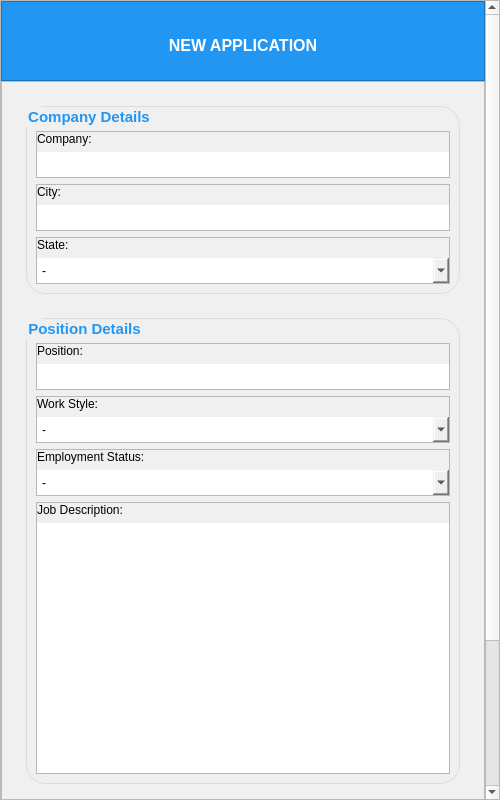
<?xml version="1.0" encoding="UTF-8"?>
<ui version="4.0">
 <class>Dialog</class>
 <widget class="QDialog" name="Dialog">
  <property name="geometry">
   <rect>
    <x>0</x>
    <y>0</y>
    <width>500</width>
    <height>800</height>
   </rect>
  </property>
  <property name="minimumSize">
   <size>
    <width>500</width>
    <height>400</height>
   </size>
  </property>
  <property name="maximumSize">
   <size>
    <width>500</width>
    <height>800</height>
   </size>
  </property>
  <property name="windowTitle">
   <string>Dialog</string>
  </property>
  <layout class="QVBoxLayout" name="verticalLayout_19">
   <property name="spacing">
    <number>0</number>
   </property>
   <property name="leftMargin">
    <number>0</number>
   </property>
   <property name="topMargin">
    <number>0</number>
   </property>
   <property name="rightMargin">
    <number>0</number>
   </property>
   <property name="bottomMargin">
    <number>0</number>
   </property>
   <item>
    <widget class="QScrollArea" name="scrollArea">
     <property name="styleSheet">
      <string notr="true"/>
     </property>
     <property name="widgetResizable">
      <bool>true</bool>
     </property>
     <widget class="QWidget" name="scrollAreaWidgetContents">
      <property name="geometry">
       <rect>
        <x>0</x>
        <y>-177</y>
        <width>481</width>
        <height>975</height>
       </rect>
      </property>
      <layout class="QVBoxLayout" name="verticalLayout_22">
       <property name="spacing">
        <number>0</number>
       </property>
       <property name="leftMargin">
        <number>0</number>
       </property>
       <property name="topMargin">
        <number>0</number>
       </property>
       <property name="rightMargin">
        <number>0</number>
       </property>
       <property name="bottomMargin">
        <number>0</number>
       </property>
       <item>
        <widget class="QFrame" name="title_frame">
         <property name="minimumSize">
          <size>
           <width>0</width>
           <height>80</height>
          </size>
         </property>
         <property name="maximumSize">
          <size>
           <width>16777215</width>
           <height>80</height>
          </size>
         </property>
         <property name="styleSheet">
          <string notr="true">QFrame {
color: white;
background-color: rgb(33, 150, 243);
}</string>
         </property>
         <property name="frameShape">
          <enum>QFrame::StyledPanel</enum>
         </property>
         <property name="frameShadow">
          <enum>QFrame::Raised</enum>
         </property>
         <layout class="QVBoxLayout" name="verticalLayout">
          <property name="spacing">
           <number>0</number>
          </property>
          <property name="leftMargin">
           <number>0</number>
          </property>
          <property name="rightMargin">
           <number>0</number>
          </property>
          <property name="bottomMargin">
           <number>0</number>
          </property>
          <item>
           <widget class="QLabel" name="title_label">
            <property name="font">
             <font>
              <pointsize>12</pointsize>
              <weight>75</weight>
              <bold>true</bold>
             </font>
            </property>
            <property name="text">
             <string>NEW APPLICATION</string>
            </property>
            <property name="alignment">
             <set>Qt::AlignCenter</set>
            </property>
           </widget>
          </item>
         </layout>
        </widget>
       </item>
       <item>
        <widget class="QFrame" name="body_frame">
         <property name="styleSheet">
          <string notr="true">#body_frame {
background-color: rgb(240, 240, 240);
}

QGroupBox {
border: 1px solid rgb(220, 220, 220);
border-radius: 20px;
padding-top: 15px;
color: rgb(33, 150, 243);
}

QLineEdit, QComboBox, QPlainTextEdit, QTableWidget {
border: 0px;
}</string>
         </property>
         <property name="frameShape">
          <enum>QFrame::StyledPanel</enum>
         </property>
         <property name="frameShadow">
          <enum>QFrame::Raised</enum>
         </property>
         <layout class="QVBoxLayout" name="verticalLayout_23">
          <property name="spacing">
           <number>24</number>
          </property>
          <property name="leftMargin">
           <number>24</number>
          </property>
          <property name="topMargin">
           <number>24</number>
          </property>
          <property name="rightMargin">
           <number>24</number>
          </property>
          <property name="bottomMargin">
           <number>24</number>
          </property>
          <item>
           <widget class="QGroupBox" name="company_details_group_box">
            <property name="font">
             <font>
              <pointsize>11</pointsize>
              <weight>75</weight>
              <bold>true</bold>
             </font>
            </property>
            <property name="title">
             <string>Company Details</string>
            </property>
            <property name="flat">
             <bool>true</bool>
            </property>
            <layout class="QVBoxLayout" name="verticalLayout_5">
             <item>
              <widget class="QFrame" name="company_frame">
               <property name="frameShape">
                <enum>QFrame::StyledPanel</enum>
               </property>
               <property name="frameShadow">
                <enum>QFrame::Raised</enum>
               </property>
               <layout class="QVBoxLayout" name="verticalLayout_2">
                <property name="leftMargin">
                 <number>0</number>
                </property>
                <property name="topMargin">
                 <number>0</number>
                </property>
                <property name="rightMargin">
                 <number>0</number>
                </property>
                <property name="bottomMargin">
                 <number>0</number>
                </property>
                <item>
                 <widget class="QLabel" name="company_label">
                  <property name="text">
                   <string>Company:</string>
                  </property>
                 </widget>
                </item>
                <item>
                 <widget class="QLineEdit" name="company_line_edit">
                  <property name="minimumSize">
                   <size>
                    <width>0</width>
                    <height>25</height>
                   </size>
                  </property>
                  <property name="maximumSize">
                   <size>
                    <width>16777215</width>
                    <height>25</height>
                   </size>
                  </property>
                  <property name="readOnly">
                   <bool>true</bool>
                  </property>
                 </widget>
                </item>
               </layout>
              </widget>
             </item>
             <item>
              <widget class="QFrame" name="city_frame">
               <property name="frameShape">
                <enum>QFrame::StyledPanel</enum>
               </property>
               <property name="frameShadow">
                <enum>QFrame::Raised</enum>
               </property>
               <layout class="QVBoxLayout" name="verticalLayout_3">
                <property name="leftMargin">
                 <number>0</number>
                </property>
                <property name="topMargin">
                 <number>0</number>
                </property>
                <property name="rightMargin">
                 <number>0</number>
                </property>
                <property name="bottomMargin">
                 <number>0</number>
                </property>
                <item>
                 <widget class="QLabel" name="city_label">
                  <property name="text">
                   <string>City:</string>
                  </property>
                 </widget>
                </item>
                <item>
                 <widget class="QLineEdit" name="city_line_edit">
                  <property name="minimumSize">
                   <size>
                    <width>0</width>
                    <height>25</height>
                   </size>
                  </property>
                  <property name="maximumSize">
                   <size>
                    <width>16777215</width>
                    <height>25</height>
                   </size>
                  </property>
                  <property name="readOnly">
                   <bool>true</bool>
                  </property>
                 </widget>
                </item>
               </layout>
              </widget>
             </item>
             <item>
              <widget class="QFrame" name="state_frame">
               <property name="frameShape">
                <enum>QFrame::StyledPanel</enum>
               </property>
               <property name="frameShadow">
                <enum>QFrame::Raised</enum>
               </property>
               <layout class="QVBoxLayout" name="verticalLayout_4">
                <property name="leftMargin">
                 <number>0</number>
                </property>
                <property name="topMargin">
                 <number>0</number>
                </property>
                <property name="rightMargin">
                 <number>0</number>
                </property>
                <property name="bottomMargin">
                 <number>0</number>
                </property>
                <item>
                 <widget class="QLabel" name="state_label">
                  <property name="text">
                   <string>State:</string>
                  </property>
                 </widget>
                </item>
                <item>
                 <widget class="QComboBox" name="state_combo_box">
                  <property name="minimumSize">
                   <size>
                    <width>0</width>
                    <height>25</height>
                   </size>
                  </property>
                  <property name="maximumSize">
                   <size>
                    <width>16777215</width>
                    <height>25</height>
                   </size>
                  </property>
                  <item>
                   <property name="text">
                    <string>-</string>
                   </property>
                  </item>
                  <item>
                   <property name="text">
                    <string>Alabama</string>
                   </property>
                  </item>
                  <item>
                   <property name="text">
                    <string>Alaska</string>
                   </property>
                  </item>
                  <item>
                   <property name="text">
                    <string>Arizona</string>
                   </property>
                  </item>
                  <item>
                   <property name="text">
                    <string>Arkansas</string>
                   </property>
                  </item>
                  <item>
                   <property name="text">
                    <string>California</string>
                   </property>
                  </item>
                  <item>
                   <property name="text">
                    <string>Colorado</string>
                   </property>
                  </item>
                  <item>
                   <property name="text">
                    <string>Connecticut</string>
                   </property>
                  </item>
                  <item>
                   <property name="text">
                    <string>Delaware</string>
                   </property>
                  </item>
                  <item>
                   <property name="text">
                    <string>Florida</string>
                   </property>
                  </item>
                  <item>
                   <property name="text">
                    <string>Georgia</string>
                   </property>
                  </item>
                  <item>
                   <property name="text">
                    <string>Hawaii</string>
                   </property>
                  </item>
                  <item>
                   <property name="text">
                    <string>Idaho</string>
                   </property>
                  </item>
                  <item>
                   <property name="text">
                    <string>Illinois</string>
                   </property>
                  </item>
                  <item>
                   <property name="text">
                    <string>Indiana</string>
                   </property>
                  </item>
                  <item>
                   <property name="text">
                    <string>Iowa</string>
                   </property>
                  </item>
                  <item>
                   <property name="text">
                    <string>Kansas</string>
                   </property>
                  </item>
                  <item>
                   <property name="text">
                    <string>Kentucky</string>
                   </property>
                  </item>
                  <item>
                   <property name="text">
                    <string>Louisiana</string>
                   </property>
                  </item>
                  <item>
                   <property name="text">
                    <string>Maine</string>
                   </property>
                  </item>
                  <item>
                   <property name="text">
                    <string>Maryland</string>
                   </property>
                  </item>
                  <item>
                   <property name="text">
                    <string>Massachusetts</string>
                   </property>
                  </item>
                  <item>
                   <property name="text">
                    <string>Michigan</string>
                   </property>
                  </item>
                  <item>
                   <property name="text">
                    <string>Minnesota</string>
                   </property>
                  </item>
                  <item>
                   <property name="text">
                    <string>Mississippi</string>
                   </property>
                  </item>
                  <item>
                   <property name="text">
                    <string>Missouri</string>
                   </property>
                  </item>
                  <item>
                   <property name="text">
                    <string>Montana</string>
                   </property>
                  </item>
                  <item>
                   <property name="text">
                    <string>Nebraska</string>
                   </property>
                  </item>
                  <item>
                   <property name="text">
                    <string>Nevada</string>
                   </property>
                  </item>
                  <item>
                   <property name="text">
                    <string>New Hampshire</string>
                   </property>
                  </item>
                  <item>
                   <property name="text">
                    <string>New Jersey</string>
                   </property>
                  </item>
                  <item>
                   <property name="text">
                    <string>New Mexico</string>
                   </property>
                  </item>
                  <item>
                   <property name="text">
                    <string>New York</string>
                   </property>
                  </item>
                  <item>
                   <property name="text">
                    <string>North Carolina</string>
                   </property>
                  </item>
                  <item>
                   <property name="text">
                    <string>North Dakota</string>
                   </property>
                  </item>
                  <item>
                   <property name="text">
                    <string>Ohio</string>
                   </property>
                  </item>
                  <item>
                   <property name="text">
                    <string>Oklahoma</string>
                   </property>
                  </item>
                  <item>
                   <property name="text">
                    <string>Oregon</string>
                   </property>
                  </item>
                  <item>
                   <property name="text">
                    <string>Pennsylvania</string>
                   </property>
                  </item>
                  <item>
                   <property name="text">
                    <string>Rhode Island</string>
                   </property>
                  </item>
                  <item>
                   <property name="text">
                    <string>South Carolina</string>
                   </property>
                  </item>
                  <item>
                   <property name="text">
                    <string>South Dakota</string>
                   </property>
                  </item>
                  <item>
                   <property name="text">
                    <string>Tennessee</string>
                   </property>
                  </item>
                  <item>
                   <property name="text">
                    <string>Texas</string>
                   </property>
                  </item>
                  <item>
                   <property name="text">
                    <string>Utah</string>
                   </property>
                  </item>
                  <item>
                   <property name="text">
                    <string>Vermont</string>
                   </property>
                  </item>
                  <item>
                   <property name="text">
                    <string>Virginia</string>
                   </property>
                  </item>
                  <item>
                   <property name="text">
                    <string>Washington</string>
                   </property>
                  </item>
                  <item>
                   <property name="text">
                    <string>West Virginia</string>
                   </property>
                  </item>
                  <item>
                   <property name="text">
                    <string>Wisconsin</string>
                   </property>
                  </item>
                  <item>
                   <property name="text">
                    <string>Wyoming</string>
                   </property>
                  </item>
                 </widget>
                </item>
               </layout>
              </widget>
             </item>
            </layout>
           </widget>
          </item>
          <item>
           <widget class="QGroupBox" name="position_details_group_box">
            <property name="font">
             <font>
              <pointsize>11</pointsize>
              <weight>75</weight>
              <bold>true</bold>
             </font>
            </property>
            <property name="title">
             <string>Position Details</string>
            </property>
            <property name="flat">
             <bool>true</bool>
            </property>
            <layout class="QVBoxLayout" name="verticalLayout_10">
             <item>
              <widget class="QFrame" name="position_frame">
               <property name="frameShape">
                <enum>QFrame::StyledPanel</enum>
               </property>
               <property name="frameShadow">
                <enum>QFrame::Raised</enum>
               </property>
               <layout class="QVBoxLayout" name="verticalLayout_6">
                <property name="leftMargin">
                 <number>0</number>
                </property>
                <property name="topMargin">
                 <number>0</number>
                </property>
                <property name="rightMargin">
                 <number>0</number>
                </property>
                <property name="bottomMargin">
                 <number>0</number>
                </property>
                <item>
                 <widget class="QLabel" name="position_label">
                  <property name="text">
                   <string>Position:</string>
                  </property>
                 </widget>
                </item>
                <item>
                 <widget class="QLineEdit" name="position_line_edit">
                  <property name="minimumSize">
                   <size>
                    <width>0</width>
                    <height>25</height>
                   </size>
                  </property>
                  <property name="maximumSize">
                   <size>
                    <width>16777215</width>
                    <height>25</height>
                   </size>
                  </property>
                  <property name="readOnly">
                   <bool>true</bool>
                  </property>
                 </widget>
                </item>
               </layout>
              </widget>
             </item>
             <item>
              <widget class="QFrame" name="work_style_frame">
               <property name="frameShape">
                <enum>QFrame::StyledPanel</enum>
               </property>
               <property name="frameShadow">
                <enum>QFrame::Raised</enum>
               </property>
               <layout class="QVBoxLayout" name="verticalLayout_7">
                <property name="leftMargin">
                 <number>0</number>
                </property>
                <property name="topMargin">
                 <number>0</number>
                </property>
                <property name="rightMargin">
                 <number>0</number>
                </property>
                <property name="bottomMargin">
                 <number>0</number>
                </property>
                <item>
                 <widget class="QLabel" name="work_style_label">
                  <property name="text">
                   <string>Work Style:</string>
                  </property>
                 </widget>
                </item>
                <item>
                 <widget class="QComboBox" name="work_style_combo_box">
                  <property name="minimumSize">
                   <size>
                    <width>0</width>
                    <height>25</height>
                   </size>
                  </property>
                  <property name="maximumSize">
                   <size>
                    <width>16777215</width>
                    <height>25</height>
                   </size>
                  </property>
                  <item>
                   <property name="text">
                    <string>-</string>
                   </property>
                  </item>
                  <item>
                   <property name="text">
                    <string>On-Site</string>
                   </property>
                  </item>
                  <item>
                   <property name="text">
                    <string>Remote</string>
                   </property>
                  </item>
                  <item>
                   <property name="text">
                    <string>Hybrid</string>
                   </property>
                  </item>
                 </widget>
                </item>
               </layout>
              </widget>
             </item>
             <item>
              <widget class="QFrame" name="employment_status_frame">
               <property name="frameShape">
                <enum>QFrame::StyledPanel</enum>
               </property>
               <property name="frameShadow">
                <enum>QFrame::Raised</enum>
               </property>
               <layout class="QVBoxLayout" name="verticalLayout_8">
                <property name="leftMargin">
                 <number>0</number>
                </property>
                <property name="topMargin">
                 <number>0</number>
                </property>
                <property name="rightMargin">
                 <number>0</number>
                </property>
                <property name="bottomMargin">
                 <number>0</number>
                </property>
                <item>
                 <widget class="QLabel" name="employment_status_label">
                  <property name="text">
                   <string>Employment Status:</string>
                  </property>
                 </widget>
                </item>
                <item>
                 <widget class="QComboBox" name="employment_status_combo_box">
                  <property name="minimumSize">
                   <size>
                    <width>0</width>
                    <height>25</height>
                   </size>
                  </property>
                  <property name="maximumSize">
                   <size>
                    <width>16777215</width>
                    <height>25</height>
                   </size>
                  </property>
                  <item>
                   <property name="text">
                    <string>-</string>
                   </property>
                  </item>
                  <item>
                   <property name="text">
                    <string>Full-Time</string>
                   </property>
                  </item>
                  <item>
                   <property name="text">
                    <string>Part-Time</string>
                   </property>
                  </item>
                  <item>
                   <property name="text">
                    <string>Contract</string>
                   </property>
                  </item>
                  <item>
                   <property name="text">
                    <string>Temporary</string>
                   </property>
                  </item>
                  <item>
                   <property name="text">
                    <string>Co-Op</string>
                   </property>
                  </item>
                  <item>
                   <property name="text">
                    <string>Intern</string>
                   </property>
                  </item>
                 </widget>
                </item>
               </layout>
              </widget>
             </item>
             <item>
              <widget class="QFrame" name="job_description_frame">
               <property name="frameShape">
                <enum>QFrame::StyledPanel</enum>
               </property>
               <property name="frameShadow">
                <enum>QFrame::Raised</enum>
               </property>
               <layout class="QVBoxLayout" name="verticalLayout_9">
                <property name="leftMargin">
                 <number>0</number>
                </property>
                <property name="topMargin">
                 <number>0</number>
                </property>
                <property name="rightMargin">
                 <number>0</number>
                </property>
                <property name="bottomMargin">
                 <number>0</number>
                </property>
                <item>
                 <widget class="QLabel" name="job_description_label">
                  <property name="text">
                   <string>Job Description:</string>
                  </property>
                 </widget>
                </item>
                <item>
                 <widget class="QPlainTextEdit" name="job_description_plain_text_edit">
                  <property name="minimumSize">
                   <size>
                    <width>0</width>
                    <height>250</height>
                   </size>
                  </property>
                  <property name="maximumSize">
                   <size>
                    <width>16777215</width>
                    <height>250</height>
                   </size>
                  </property>
                  <property name="font">
                   <font>
                    <pointsize>10</pointsize>
                   </font>
                  </property>
                 </widget>
                </item>
               </layout>
              </widget>
             </item>
            </layout>
           </widget>
          </item>
          <item>
           <widget class="QGroupBox" name="application_status_history_group_box">
            <property name="font">
             <font>
              <pointsize>11</pointsize>
              <weight>75</weight>
              <bold>true</bold>
             </font>
            </property>
            <property name="title">
             <string>Application Status History</string>
            </property>
            <property name="flat">
             <bool>true</bool>
            </property>
            <layout class="QVBoxLayout" name="verticalLayout_20">
             <item>
              <widget class="QFrame" name="application_status_history_actions_frame">
               <property name="styleSheet">
                <string notr="true">QPushButton {
padding: 5px 15px;
border: none;
border-radius: 5px;
background-color: rgb(33, 150, 243);
color: white;
}

QPushButton:Hover {
background-color: rgb(25, 105, 170);
}

QPushButton:Pressed {
background-color: rgb(33, 150, 243);
}</string>
               </property>
               <property name="frameShape">
                <enum>QFrame::StyledPanel</enum>
               </property>
               <property name="frameShadow">
                <enum>QFrame::Raised</enum>
               </property>
               <layout class="QHBoxLayout" name="horizontalLayout_5">
                <property name="leftMargin">
                 <number>0</number>
                </property>
                <property name="topMargin">
                 <number>0</number>
                </property>
                <property name="rightMargin">
                 <number>0</number>
                </property>
                <property name="bottomMargin">
                 <number>0</number>
                </property>
                <item>
                 <widget class="QLineEdit" name="application_status_line_edit">
                  <property name="minimumSize">
                   <size>
                    <width>0</width>
                    <height>25</height>
                   </size>
                  </property>
                  <property name="maximumSize">
                   <size>
                    <width>200</width>
                    <height>25</height>
                   </size>
                  </property>
                  <property name="text">
                   <string>Application Submitted</string>
                  </property>
                  <property name="readOnly">
                   <bool>true</bool>
                  </property>
                 </widget>
                </item>
                <item>
                 <widget class="QDateEdit" name="application_status_date_edit">
                  <property name="minimumSize">
                   <size>
                    <width>0</width>
                    <height>25</height>
                   </size>
                  </property>
                  <property name="maximumSize">
                   <size>
                    <width>16777215</width>
                    <height>25</height>
                   </size>
                  </property>
                  <property name="maximumDate">
                   <date>
                    <year>2124</year>
                    <month>12</month>
                    <day>31</day>
                   </date>
                  </property>
                  <property name="minimumDate">
                   <date>
                    <year>2024</year>
                    <month>1</month>
                    <day>1</day>
                   </date>
                  </property>
                  <property name="calendarPopup">
                   <bool>true</bool>
                  </property>
                 </widget>
                </item>
               </layout>
              </widget>
             </item>
            </layout>
           </widget>
          </item>
          <item>
           <widget class="QFrame" name="actions_outter_frame">
            <property name="frameShape">
             <enum>QFrame::StyledPanel</enum>
            </property>
            <property name="frameShadow">
             <enum>QFrame::Raised</enum>
            </property>
            <layout class="QVBoxLayout" name="verticalLayout_21">
             <property name="spacing">
              <number>0</number>
             </property>
             <property name="leftMargin">
              <number>0</number>
             </property>
             <property name="topMargin">
              <number>0</number>
             </property>
             <property name="rightMargin">
              <number>0</number>
             </property>
             <property name="bottomMargin">
              <number>0</number>
             </property>
             <item>
              <widget class="QFrame" name="error_frame">
               <property name="maximumSize">
                <size>
                 <width>16777215</width>
                 <height>30</height>
                </size>
               </property>
               <property name="font">
                <font>
                 <pointsize>8</pointsize>
                 <weight>50</weight>
                 <bold>false</bold>
                </font>
               </property>
               <property name="styleSheet">
                <string notr="true">QFrame {
color: red;
}</string>
               </property>
               <property name="frameShape">
                <enum>QFrame::StyledPanel</enum>
               </property>
               <property name="frameShadow">
                <enum>QFrame::Raised</enum>
               </property>
               <layout class="QVBoxLayout" name="errorFrame_layout">
                <property name="spacing">
                 <number>0</number>
                </property>
                <property name="leftMargin">
                 <number>0</number>
                </property>
                <property name="topMargin">
                 <number>0</number>
                </property>
                <property name="rightMargin">
                 <number>0</number>
                </property>
                <property name="bottomMargin">
                 <number>0</number>
                </property>
                <item>
                 <widget class="QLabel" name="error_label">
                  <property name="font">
                   <font>
                    <pointsize>9</pointsize>
                    <weight>75</weight>
                    <bold>true</bold>
                   </font>
                  </property>
                  <property name="text">
                   <string>SAMPLE ERROR MESSAGE</string>
                  </property>
                  <property name="alignment">
                   <set>Qt::AlignCenter</set>
                  </property>
                 </widget>
                </item>
               </layout>
              </widget>
             </item>
             <item>
              <widget class="QFrame" name="actions_frame">
               <property name="styleSheet">
                <string notr="true">QPushButton {
padding: 15px 35px;
border: none;
border-radius: 5px;
background-color: rgb(46, 196, 89);
color: white;
}

QPushButton:Hover {
background-color: rgb(25, 110, 50);
}

QPushButton:Pressed {
background-color: rgb(33, 150, 243);
}</string>
               </property>
               <property name="frameShape">
                <enum>QFrame::StyledPanel</enum>
               </property>
               <property name="frameShadow">
                <enum>QFrame::Raised</enum>
               </property>
               <layout class="QHBoxLayout" name="actionsFrame_layout">
                <property name="spacing">
                 <number>0</number>
                </property>
                <property name="leftMargin">
                 <number>0</number>
                </property>
                <property name="topMargin">
                 <number>0</number>
                </property>
                <property name="rightMargin">
                 <number>0</number>
                </property>
                <property name="bottomMargin">
                 <number>0</number>
                </property>
                <item>
                 <spacer name="actions_left_spacer">
                  <property name="orientation">
                   <enum>Qt::Horizontal</enum>
                  </property>
                  <property name="sizeHint" stdset="0">
                   <size>
                    <width>177</width>
                    <height>20</height>
                   </size>
                  </property>
                 </spacer>
                </item>
                <item>
                 <widget class="QPushButton" name="create_button">
                  <property name="maximumSize">
                   <size>
                    <width>16777215</width>
                    <height>16777215</height>
                   </size>
                  </property>
                  <property name="font">
                   <font>
                    <pointsize>9</pointsize>
                    <weight>75</weight>
                    <bold>true</bold>
                   </font>
                  </property>
                  <property name="text">
                   <string>Create</string>
                  </property>
                 </widget>
                </item>
                <item>
                 <spacer name="actions_right_spacer">
                  <property name="orientation">
                   <enum>Qt::Horizontal</enum>
                  </property>
                  <property name="sizeHint" stdset="0">
                   <size>
                    <width>177</width>
                    <height>20</height>
                   </size>
                  </property>
                 </spacer>
                </item>
               </layout>
              </widget>
             </item>
            </layout>
           </widget>
          </item>
         </layout>
        </widget>
       </item>
      </layout>
     </widget>
    </widget>
   </item>
  </layout>
 </widget>
 <resources/>
 <connections/>
</ui>
